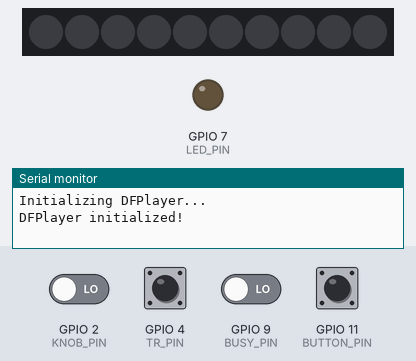
The sketch below on a simulated ESP32-S3. On the bench: 10 RGB LEDs in strip order, left to right, output pins drawn as LEDs (lit = HIGH), the last lines printed to the serial monitor. The test bench sets the inputs (shaded band); at power-on: GPIO 4 (TR_PIN) HIGH, GPIO 2 (KNOB_PIN), GPIO 9 (BUSY_PIN), GPIO 11 (BUTTON_PIN) LOW. Dim RGB values are drawn brighter than linear; random numbers use the default seed unless the sketch sets one; the audio player accepts every command and is not drawn.

Above: at 1.7 s.
1.8 s: GPIO 2 (KNOB_PIN) driven HIGH
At 1.89 s:
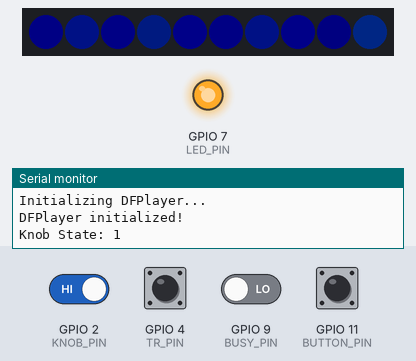
3.6 s: GPIO 11 (BUTTON_PIN) pulled HIGH for 1 s
5.2 s: GPIO 11 (BUTTON_PIN) pulled HIGH for 0.15 s
5.9 s: GPIO 2 (KNOB_PIN) driven LOW
At 6.9 s:
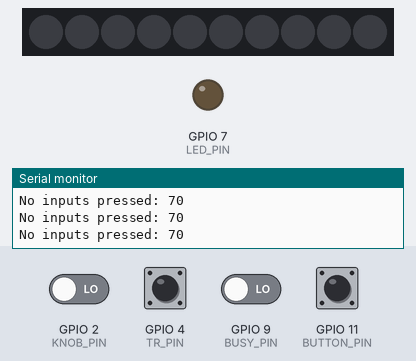
Timing chart, 0 to 8.4 s (numbered marks = the images above; inputs shaded):
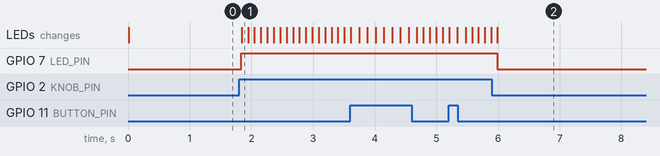

Measured:
- after the input at 1.8 s, GPIO 7 (LED_PIN): LOW → HIGH at once; the LEDs: change at once (image 1)
- after the input at 5.9 s, GPIO 7 (LED_PIN): HIGH → LOW after 0.09 s

The sketch:

MusicButton.ino
```cpp
#include <DFRobotDFPlayerMini.h>
#include <Adafruit_NeoPixel.h>
#ifdef __AVR__
 #include <avr/power.h> // Required for 16 MHz Adafruit Trinket
#endif

//#define SERIAL_BAUD 9600
//#define SOFTWARE_SERIAL_BAUD 9600
#define BUSY LOW
#define BUTTON_PIN 11
#define KNOB_PIN 2
#define LED_PIN 7
#define TR_PIN 4
#define RGB_PIN 21
#define RGB_COUNT 10

const byte BUSY_PIN = 9;  //DFR busy pin is on D9
long TR;                  // define the touch sensor
long pan_thresh = 90000;  // define the pan threshold

bool buttonState = 0;  // variable for reading the pushbutton status
bool knobState = 0;

int new_index = 3; // index for media file
int min_index = 3; // minimum index for media files
int max_index = 6; // maximum index for media files

DFRobotDFPlayerMini myDFPlayer;
// Declare our NeoPixel strip object:
Adafruit_NeoPixel strip(RGB_COUNT, RGB_PIN, NEO_GRB + NEO_KHZ800);

// Play DFR audio and check for playback completion
void playAudio(int fileNumber) {
  myDFPlayer.playMp3Folder(fileNumber);
  delay(11000);
  // while (digitalRead(BUSY_PIN) == BUSY) {
  //   ;  // This loop executes while the DFR BUSY pin is LOW indicating playback in progress.
  // }
}

void setup() {
  Serial.begin(9600);
  while (!Serial) {
    ;  // wait for serial port to connect. Needed for native USB
  }
  Serial0.begin(9600);
  delay(10);

  // initialize pin modes:
  pinMode(BUSY_PIN, INPUT);
  pinMode(BUTTON_PIN, INPUT);
  pinMode(KNOB_PIN, INPUT);
  pinMode(LED_PIN, OUTPUT);

  // initialize the RGB LEDs
  strip.begin();
  strip.setBrightness(20);
  strip.show();
  setRGB('O');

  Serial.println("Initializing DFPlayer...");

  // Initialize the DFPlayer Mini
  if (!myDFPlayer.begin(Serial0)) {
    Serial.println("DFPlayer Mini not detected. Please check connections and if SD card is inserted.");
    while (true) {
      ;
    }
  }
  Serial.println("DFPlayer initialized!");

  // myDFPlayer.setTimeOut(500);
  myDFPlayer.volume(30);
  // myDFPlayer.EQ(DFPLAYER_EQ_NORMAL);
  // myDFPlayer.outputDevice(DFPLAYER_DEVICE_SD);
  // playAudio(1);
}

void loop() {
  knobState = digitalRead(KNOB_PIN);                // read KNOB_PIN

  if (knobState == HIGH) {                          // proceed with code if knobState is HIGH
    myDFPlayer.play(1);                             // play "That's not how you turn me on, darling"
    strip.setBrightness(10);                        // set 'fire' to low
    Serial.print("Knob State: ");
    Serial.println(knobState);

    while (knobState == HIGH) {
      digitalWrite(LED_PIN, HIGH);                  // turn front indicator light on
      setRGB('B');                                  // turn RGB LEDs to 'blue fire'
      buttonState = digitalRead(BUTTON_PIN);        // read BUTTON_PIN
      digitalRead(BUSY_PIN);                        // read BUSY_PIN
      TR = touchRead(TR_PIN);                       // read TR for capacitive touch
      delay(100);                                   // delay to allow cap touch read
    //  Serial.println(TR);

    if (buttonState == HIGH && BUSY == LOW){        // button press code
      strip.setBrightness(100);                     // set 'fire' to high
      new_index = random(min_index,max_index+1);    // random index generator to audio file
      Serial.println(new_index);
      myDFPlayer.play(new_index);                   // play the random audio file
        // Serial.print("Button State: ");
        // Serial.println(TR);
      }
      else if (TR > pan_thresh && BUSY == LOW) {    // capacitive touch sensor code
        myDFPlayer.play(2);                         // play "No, no, touch me where I'm hot"
        strip.setBrightness(10);
        setRGB('R');
      //  Serial.print("Capacitive Touch State: ");
      //  Serial.println(TR)
        while (TR > pan_thresh) {                   // while the threshold is met
          TR = touchRead(TR_PIN);                   // read TR_PIN again
          delay(100);                               // delay to allow cap touch read
          Serial.print("Nada");
        }
      } else if (BUSY == LOW) {                     // No input is being activated
        Serial.print("No inputs pressed: ");
        Serial.println(TR);
        strip.setBrightness(10);
      }
    knobState = digitalRead(KNOB_PIN);              // reread the KNOB_PIN value
    }

  } else {                                          // knobState is LOW - turn everything off
  //  Serial.print("Knob State: ");
  //  Serial.println(knobState);
    digitalWrite(LED_PIN, LOW);
    setRGB('O');
    delay(10);
  }
}


// RGB color defining function
void setRGB(char color) {
  if (color == 'R') {
    strip.clear();
    strip.show();
    // RGBs turn ON RED 'fire'
    //Serial.println("Color set to Red Fire");
    for(int i = strip.numPixels()-1; i >= 0; i--){
      strip.setPixelColor(i, random(100, 255), random(50), 0, 0);   // random brightness of LEDs to try to create red 'fire' effect
      strip.show();
    }
  } else if (color == 'B') {
      strip.clear();
      strip.show();
      // RGBs turn ON BLUE 'fire
      //Serial.println("Color set to Blue Fire");
      for(int i = strip.numPixels()-1; i >= 0; i--){
        strip.setPixelColor(i, 0, random(50), random(100, 255), 0);   // random brightness of LEDs to try to create blue 'fire' effect
        strip.show();
      }
  } else if (color == 'O') {
    // RGBs turn OFF
    strip.clear();
    strip.show();
  } else {
    Serial.println("Color not supported");
  }
}
```
